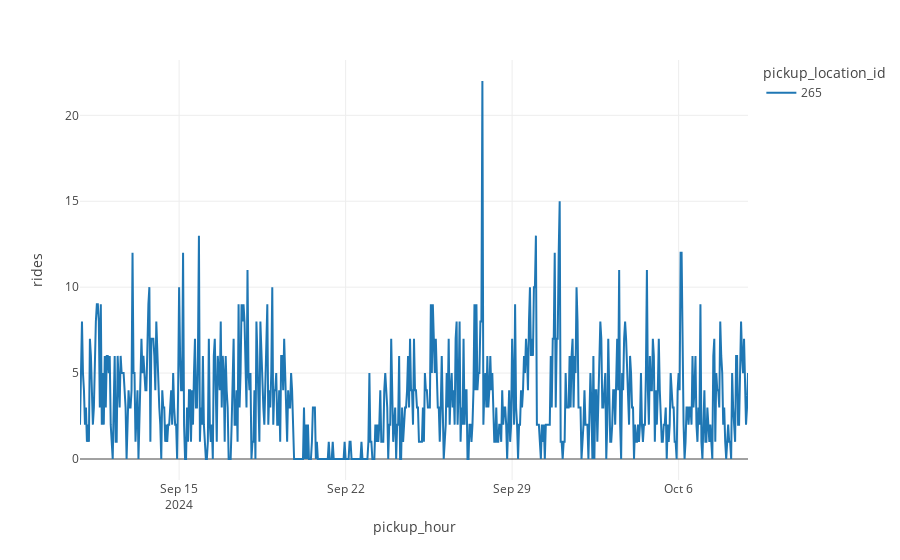

The notebook cell saved with this chart:
### Code cell
from src.plot import plot_ts

plot_ts(ts_data, locations=[265])

### Figure 1 — Plotly figure (JSON) as saved in the notebook; plotly's stock layout.template omitted (floating-point values rounded to 4 significant figures; data arrays with more than 128 entries replaced by an {"elided": "..."} marker saying what was removed)
{"data": [{"hovertemplate": "pickup_location_id=265<br>pickup_hour=%{x}<br>rides=%{y}<extra></extra>", "legendgroup": "265", "line": {"color": "#1F77B4", "dash": "solid"}, "marker": {"symbol": "circle"}, "mode": "lines", "name": "265", "orientation": "v", "showlegend": true, "type": "scatter", "x": {"elided": "675 str values"}, "xaxis": "x", "y": {"elided": "675 int values"}, "yaxis": "y"}], "layout": {"legend": {"title": {"text": "pickup_location_id"}, "tracegroupgap": 0}, "margin": {"t": 60}, "xaxis": {"anchor": "y", "domain": [0, 1], "title": {"text": "pickup_hour"}}, "yaxis": {"anchor": "x", "domain": [0, 1], "title": {"text": "rides"}}}}
